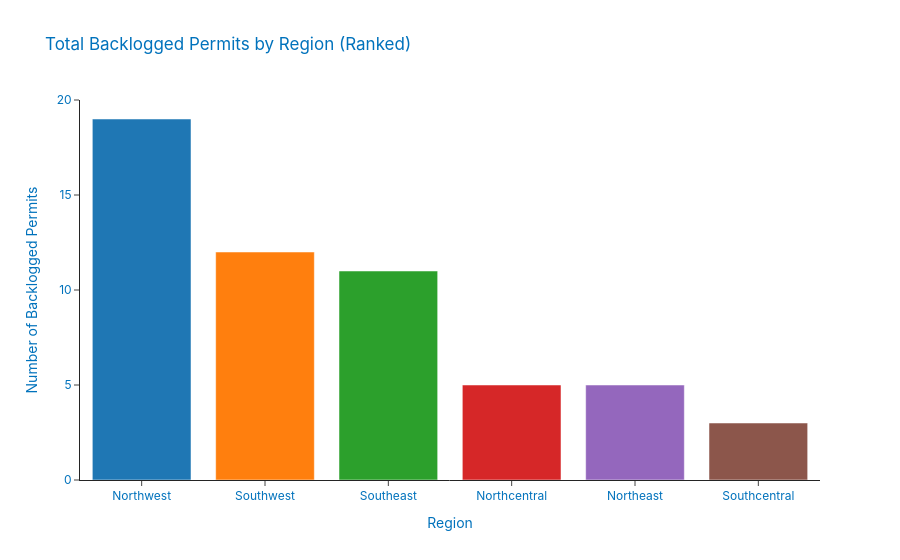

Notebook source saved alongside this figure:
### Code cell
# Bar Chart - Backlogged Permits by Region

import plotly.express as px

# Aggregate total backlog by region
region_totals = (
    df[df["backlogged"]]
    .groupby("Region")
    .size()
    .reset_index(name="Total Backlogged Permits")
)

# Sort descending
region_totals = region_totals.sort_values(
    "Total Backlogged Permits", ascending=False
)

fig_ranked = px.bar(
    region_totals,
    x="Region",
    y="Total Backlogged Permits",
    color="Region",
    title="Total Backlogged Permits by Region (Ranked)",
    template="simple_white"
)

fig_ranked.update_layout(
    font=dict(
        family="Inter, Arial, sans-serif",
        size=12,
        color="#0072bc"
    ),
    xaxis_title="Region",
    yaxis_title="Number of Backlogged Permits",
    showlegend=False
)

fig_ranked.show()

### Figure 1 — Plotly figure (JSON) as saved in the notebook; plotly's stock layout.template omitted (floating-point values rounded to 4 significant figures)
{"data": [{"alignmentgroup": "True", "hovertemplate": "Region=%{x}<br>Total Backlogged Permits=%{y}<extra></extra>", "legendgroup": "Northwest", "marker": {"color": "#1F77B4", "pattern": {"shape": ""}}, "name": "Northwest", "offsetgroup": "Northwest", "orientation": "v", "showlegend": true, "textposition": "auto", "type": "bar", "x": ["Northwest"], "xaxis": "x", "y": [19], "yaxis": "y"}, {"alignmentgroup": "True", "hovertemplate": "Region=%{x}<br>Total Backlogged Permits=%{y}<extra></extra>", "legendgroup": "Southwest", "marker": {"color": "#FF7F0E", "pattern": {"shape": ""}}, "name": "Southwest", "offsetgroup": "Southwest", "orientation": "v", "showlegend": true, "textposition": "auto", "type": "bar", "x": ["Southwest"], "xaxis": "x", "y": [12], "yaxis": "y"}, {"alignmentgroup": "True", "hovertemplate": "Region=%{x}<br>Total Backlogged Permits=%{y}<extra></extra>", "legendgroup": "Southeast", "marker": {"color": "#2CA02C", "pattern": {"shape": ""}}, "name": "Southeast", "offsetgroup": "Southeast", "orientation": "v", "showlegend": true, "textposition": "auto", "type": "bar", "x": ["Southeast"], "xaxis": "x", "y": [11], "yaxis": "y"}, {"alignmentgroup": "True", "hovertemplate": "Region=%{x}<br>Total Backlogged Permits=%{y}<extra></extra>", "legendgroup": "Northcentral", "marker": {"color": "#D62728", "pattern": {"shape": ""}}, "name": "Northcentral", "offsetgroup": "Northcentral", "orientation": "v", "showlegend": true, "textposition": "auto", "type": "bar", "x": ["Northcentral"], "xaxis": "x", "y": [5], "yaxis": "y"}, {"alignmentgroup": "True", "hovertemplate": "Region=%{x}<br>Total Backlogged Permits=%{y}<extra></extra>", "legendgroup": "Northeast", "marker": {"color": "#9467BD", "pattern": {"shape": ""}}, "name": "Northeast", "offsetgroup": "Northeast", "orientation": "v", "showlegend": true, "textposition": "auto", "type": "bar", "x": ["Northeast"], "xaxis": "x", "y": [5], "yaxis": "y"}, {"alignmentgroup": "True", "hovertemplate": "Region=%{x}<br>Total Backlogged Permits=%{y}<extra></extra>", "legendgroup": "Southcentral", "marker": {"color": "#8C564B", "pattern": {"shape": ""}}, "name": "Southcentral", "offsetgroup": "Southcentral", "orientation": "v", "showlegend": true, "textposition": "auto", "type": "bar", "x": ["Southcentral"], "xaxis": "x", "y": [3], "yaxis": "y"}], "layout": {"barmode": "relative", "font": {"color": "#0072bc", "family": "Inter, Arial, sans-serif", "size": 12}, "legend": {"title": {"text": "Region"}, "tracegroupgap": 0}, "showlegend": false, "title": {"text": "Total Backlogged Permits by Region (Ranked)"}, "xaxis": {"anchor": "y", "categoryarray": ["Northwest", "Southwest", "Southeast", "Northcentral", "Northeast", "Southcentral"], "categoryorder": "array", "domain": [0, 1], "title": {"text": "Region"}}, "yaxis": {"anchor": "x", "domain": [0, 1], "title": {"text": "Number of Backlogged Permits"}}}}
